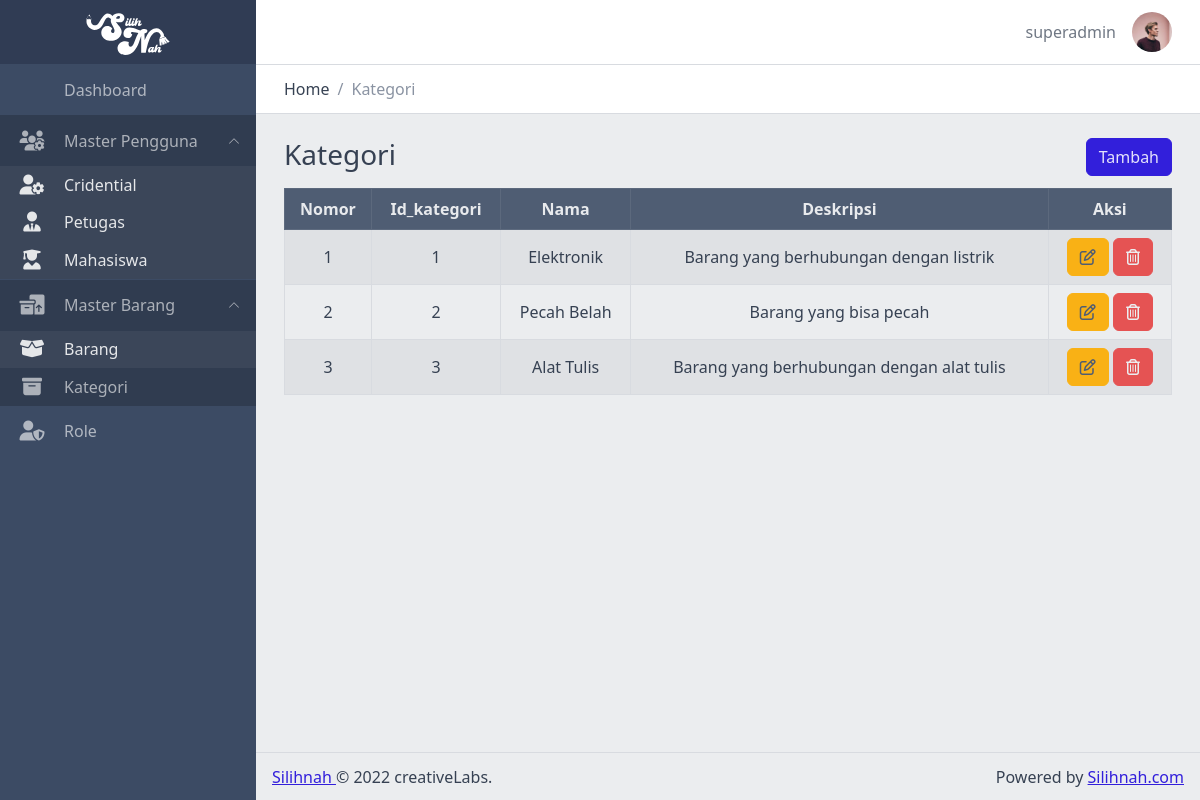
/views/admin/kategori/ (signed in), run on the app's committed database.
### tables this page shows
CREATE TABLE `kategori` (
  `id_kategori` int NOT NULL,
  `nama` varchar(255) NOT NULL,
  `deskripsi` text NOT NULL
);

### functions/connect.php (called while the page is built, shortened)
<?php
class Connect
{
    private $host = 'localhost';
    private $user = 'root';
    private $pass = '';
    private $db = 'silihnah';
    function __construct()
    {
        $this->conn = new mysqli($this->host, $this->user, $this->pass, $this->db);
    }
}

### functions/kategori.php (called while the page is built, shortened)
<?php
include 'connect.php';
class Kategori extends Connect
{
    public function getAllData()
    {
        $query = "SELECT * FROM kategori";
        $result = mysqli_query($this->conn, $query);
        $data = [];
        while ($row = mysqli_fetch_assoc($result)) {
            $data[] = $row;
        }
        return $data;
    }
}

### views/admin/kategori/index.php (the view, shortened to what this page needs)
<?php
include '../../../functions/kategori.php';
$kategori = new Kategori();
$data = $kategori->getAllData();
?>
<?php include('../../templates/header.php'); ?>
<div class="container-fluid">
    <div class="row justify-content-center">
        <div class="col">
            <h3>Kategori</h3>
        </div>
        <div class="col text-end">
            <button type="button" class="btn btn-primary" data-coreui-toggle="modal" data-coreui-target="#createModal">
                Tambah
            </button>
        </div>
    </div>
</div>
<div class="container-fluid table-responsive">
    <table id="data-table" class="table text-nowrap table-bordered table-striped text-center mt-2 align-middle">
        <thead class="table-dark">
            <tr>
                <th>Nomor</th>
                <th>Id_kategori</th>
                <th>Nama</th>
                <th>Deskripsi</th>
                <th>Aksi</th>
            </tr>
        </thead>
        <tbody>
            <?php $no = 1; ?>
            <?php foreach ($data as $row) : ?>
                <tr>
                    <td><?= $no++; ?></td>
                    <td><?= $row['id_kategori'] ?></td>
                    <td><?= $row['nama'] ?></td>
                    <td><?= $row['deskripsi'] ?></td>
                    <td>
                        <button type="button" class="btn btn-warning text-dark" data-coreui-toggle="modal" data-coreui-target="#editModal<?= $row['id_kategori'] ?>">
                            <i class="fa-regular fa-pen-to-square"></i>
                        </button>
                        <button type="button" class="btn btn-danger text-light" data-coreui-toggle="modal" data-coreui-target="#deleteModel<?= $row['id_kategori'] ?>">
                            <i class="fa-regular fa-trash-can"></i>
                        </button>
                    </td>
                </tr>
            <?php endforeach; ?>
        </tbody>
    </table>
</div>
<?php include('../../templates/footer.php'); ?>

### assets/css/main.css (style rules this page uses)
body { background-color: #e9ecef; }

### data on the page
kategori: id_kategori "1", nama "Elektronik", deskripsi "Barang yang berhubungan dengan listrik"
kategori: id_kategori "2", nama "Pecah Belah", deskripsi "Barang yang bisa pecah"
kategori: id_kategori "3", nama "Alat Tulis", deskripsi "Barang yang berhubungan dengan alat tulis"

### other printed values
$_SESSION['user']['username'] "superadmin"
$title "Kategori"
